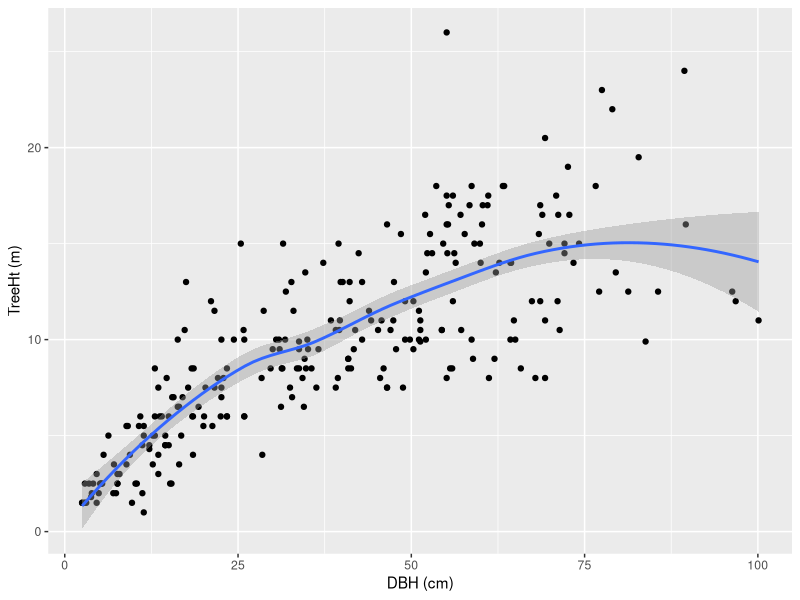
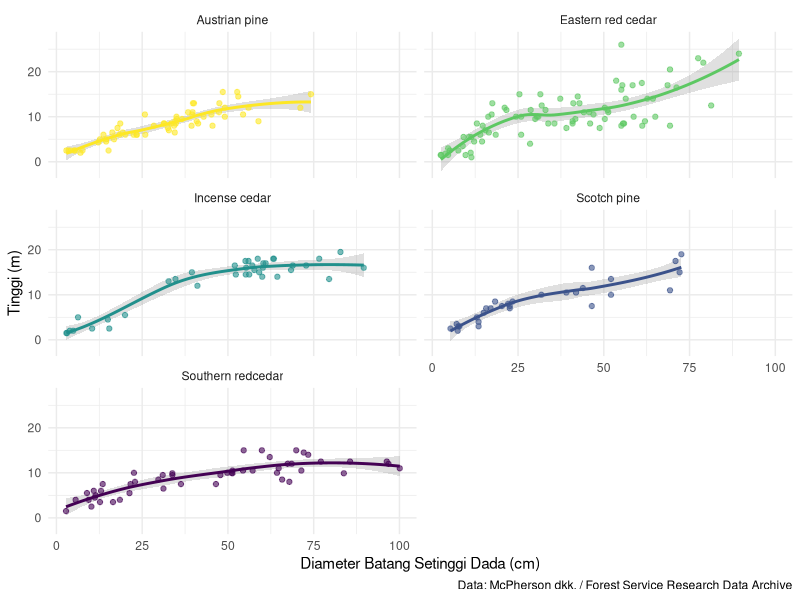
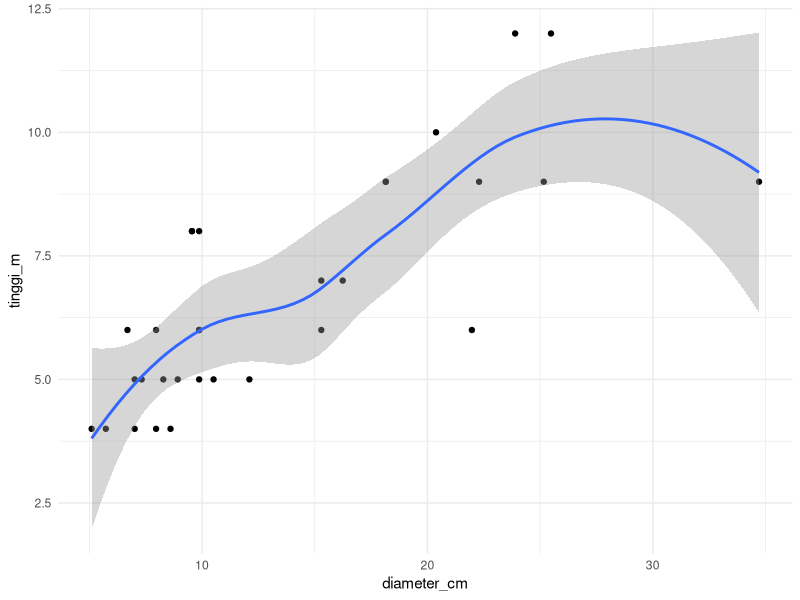
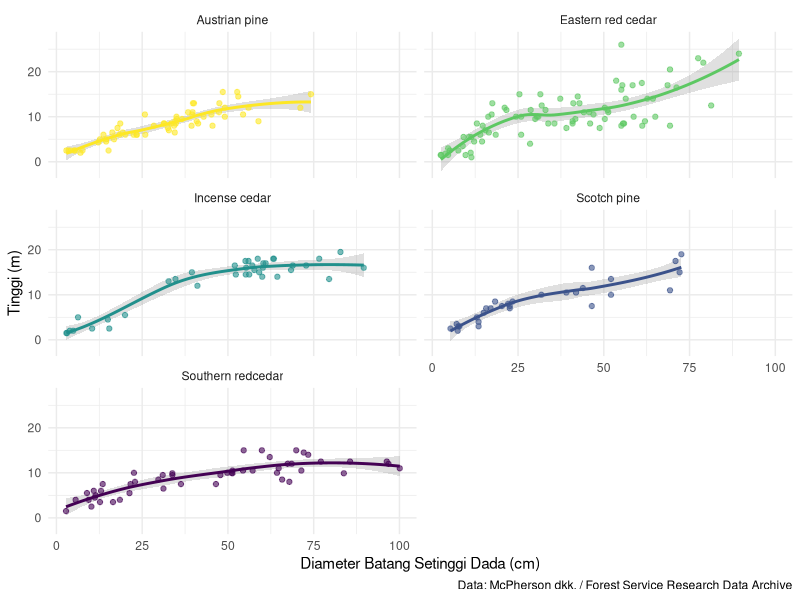

Here is the R script that generated these plots, in order:
library(tidyverse)
library(readxl)

# Data ----
# Data: https://www.fs.usda.gov/rds/archive/Catalog/RDS-2016-0005
data_pohon <- read_csv("data/TS3_Raw_tree_data.csv")
# Data: http://repository.ipb.ac.id/handle/123456789/10813
data_pohon_aminudin <- read_excel("data/data_pohon_aminudin.xlsx")
pohon_jati_2 <- data_pohon_aminudin %>% 
  filter(
    jenis == "Jati",
    plot ==2
  ) %>% 
  mutate(
    ln_diameter = log(diameter_cm)
  ) %>% 
  select(
    diameter_cm, ln_diameter, tinggi_m
  )


# Eksplorasi
data_pohon %>% 
  group_by(TreeType, CommonName) %>% 
  summarise(n = n(), .groups = "drop") %>% 
  arrange(TreeType, -n) %>% 
  print(n = 201)
data_cem <- data_pohon %>% 
  select(TreeType, ScientificName, CommonName, Age, `DBH (cm)`, `TreeHt (m)`) %>% 
  filter(TreeType == "CEM")
data_pohon_aminudin %>% 
  group_by(jenis) %>% 
  summarise(n = n(), .groups = "drop")

# Visualisasi data ----
data_pohon %>% 
  filter(TreeType == "CEM") %>% 
  ggplot(aes(x = `DBH (cm)`, y = `TreeHt (m)`)) + 
  geom_point() + 
  geom_smooth()
data_cem %>% 
  ggplot(aes(x = `DBH (cm)`, y = `TreeHt (m)`, color = CommonName)) + 
  geom_smooth(alpha = .3) + 
  geom_point(size = 1.5, alpha = .6) + 
  
  facet_wrap(facets = vars(CommonName), ncol = 2) + 
  scale_color_viridis_d(direction = -1) + 
  theme_minimal() + 
  theme(legend.position = "none") + 
  labs(
    x = "Diameter Batang Setinggi Dada (cm)",
    y = "Tinggi (m)",
    caption = "Data: McPherson dkk. / Forest Service Research Data Archive"
  )
ggsave(
  filename = "plot/diameter_tinggi_pohon.png",
  plot = last_plot(),
  width = 1280,
  height = 1280,
  units = "px",
  bg = "white"
)
pohon_jati_2 %>% 
  ggplot(aes(x = diameter_cm, y = tinggi_m)) + 
  geom_point() + 
  geom_smooth() + 
  theme_minimal()
pohon_jati_2 %>% 
  select(tinggi_m, diameter_cm) %>% 
  print(n = 31)


